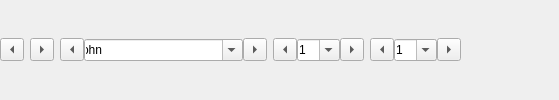
         <widget class="QWidget" native="1" name="widget_2" >
          <layout class="QHBoxLayout" >
           <property name="spacing" >
            <number>6</number>
           </property>
           <property name="leftMargin" >
            <number>0</number>
           </property>
           <property name="topMargin" >
            <number>0</number>
           </property>
           <property name="rightMargin" >
            <number>0</number>
           </property>
           <property name="bottomMargin" >
            <number>0</number>
           </property>
           <item>
            <widget class="QToolButton" name="toolButton_13" >
             <property name="toolTip" >
              <string>&lt;html>&lt;head>&lt;meta name="qrichtext" content="1" />&lt;style type="text/css">
p, li { white-space: pre-wrap; }
&lt;/style>&lt;/head>&lt;body style=" font-family:'Sans Serif'; font-size:9pt; font-weight:400; font-style:normal;">
&lt;p style=" margin-top:0px; margin-bottom:0px; margin-left:0px; margin-right:0px; -qt-block-indent:0; text-indent:0px;">History back.&lt;/p>
&lt;p style=" margin-top:0px; margin-bottom:0px; margin-left:0px; margin-right:0px; -qt-block-indent:0; text-indent:0px;">Includes drop-down list.&lt;/p>
&lt;p style="-qt-paragraph-type:empty; margin-top:0px; margin-bottom:0px; margin-left:0px; margin-right:0px; -qt-block-indent:0; text-indent:0px;">&lt;/p>&lt;/body>&lt;/html></string>
             </property>
             <property name="text" >
              <string>...</string>
             </property>
             <property name="arrowType" >
              <enum>Qt::LeftArrow</enum>
             </property>
            </widget>
           </item>
           <item>
            <widget class="QToolButton" name="toolButton_14" >
             <property name="toolTip" >
              <string>&lt;html>&lt;head>&lt;meta name="qrichtext" content="1" />&lt;style type="text/css">
p, li { white-space: pre-wrap; }
&lt;/style>&lt;/head>&lt;body style=" font-family:'Sans Serif'; font-size:9pt; font-weight:400; font-style:normal;">
&lt;p style=" margin-top:0px; margin-bottom:0px; margin-left:0px; margin-right:0px; -qt-block-indent:0; text-indent:0px;">History forward.&lt;/p>
&lt;p style=" margin-top:0px; margin-bottom:0px; margin-left:0px; margin-right:0px; -qt-block-indent:0; text-indent:0px;">Includes drop-down list.&lt;/p>&lt;/body>&lt;/html></string>
             </property>
             <property name="text" >
              <string>...</string>
             </property>
             <property name="arrowType" >
              <enum>Qt::RightArrow</enum>
             </property>
            </widget>
           </item>
           <item>
            <layout class="QHBoxLayout" >
             <property name="spacing" >
              <number>0</number>
             </property>
             <item>
              <widget class="QToolButton" name="toolButton_15" >
               <property name="sizePolicy" >
                <sizepolicy vsizetype="Fixed" hsizetype="Maximum" >
                 <horstretch>0</horstretch>
                 <verstretch>0</verstretch>
                </sizepolicy>
               </property>
               <property name="toolTip" >
                <string>&lt;html>&lt;head>&lt;meta name="qrichtext" content="1" />&lt;style type="text/css">
p, li { white-space: pre-wrap; }
&lt;/style>&lt;/head>&lt;body style=" font-family:'Sans Serif'; font-size:9pt; font-weight:400; font-style:normal;">
&lt;p style=" margin-top:0px; margin-bottom:0px; margin-left:0px; margin-right:0px; -qt-block-indent:0; text-indent:0px;">Previous book&lt;/p>&lt;/body>&lt;/html></string>
               </property>
               <property name="text" >
                <string>...</string>
               </property>
               <property name="arrowType" >
                <enum>Qt::LeftArrow</enum>
               </property>
              </widget>
             </item>
             <item>
              <widget class="QComboBox" name="comboBox_5" >
               <property name="toolTip" >
                <string>&lt;html>&lt;head>&lt;meta name="qrichtext" content="1" />&lt;style type="text/css">
p, li { white-space: pre-wrap; }
&lt;/style>&lt;/head>&lt;body style=" font-family:'Sans Serif'; font-size:9pt; font-weight:400; font-style:normal;">
&lt;p style=" margin-top:0px; margin-bottom:0px; margin-left:0px; margin-right:0px; -qt-block-indent:0; text-indent:0px;">Select book.&lt;/p>
&lt;p style="-qt-paragraph-type:empty; margin-top:0px; margin-bottom:0px; margin-left:0px; margin-right:0px; -qt-block-indent:0; text-indent:0px;">&lt;/p>
&lt;p style=" margin-top:0px; margin-bottom:0px; margin-left:0px; margin-right:0px; -qt-block-indent:0; text-indent:0px;">This should work as described in BibleTime wiki discussion.&lt;/p>
&lt;p style="-qt-paragraph-type:empty; margin-top:0px; margin-bottom:0px; margin-left:0px; margin-right:0px; -qt-block-indent:0; text-indent:0px;">&lt;/p>
&lt;p style=" margin-top:0px; margin-bottom:0px; margin-left:0px; margin-right:0px; -qt-block-indent:0; text-indent:0px;">This could have possibility to select a range. Normally one verse is selected and the whole chapter (or better yet, the surrounding passage) is shown. If a range is selected then only those verses would be shown. The navigator would show the first verse and the last one could be shown in text label after it, like |Gen 1:1|Buttons| &lt;span style=" font-style:italic;">- Gen 2:4&lt;/span> &lt;/p>
&lt;p style="-qt-paragraph-type:empty; margin-top:0px; margin-bottom:0px; margin-left:0px; margin-right:0px; -qt-block-indent:0; text-indent:0px;">&lt;/p>&lt;/body>&lt;/html></string>
               </property>
               <property name="editable" >
                <bool>true</bool>
               </property>
               <item>
                <property name="text" >
                 <string>John                                   </string>
                </property>
               </item>
              </widget>
             </item>
             <item>
              <widget class="QToolButton" name="toolButton_16" >
               <property name="sizePolicy" >
                <sizepolicy vsizetype="Fixed" hsizetype="Maximum" >
                 <horstretch>0</horstretch>
                 <verstretch>0</verstretch>
                </sizepolicy>
               </property>
               <property name="toolTip" >
                <string>&lt;html>&lt;head>&lt;meta name="qrichtext" content="1" />&lt;style type="text/css">
p, li { white-space: pre-wrap; }
&lt;/style>&lt;/head>&lt;body style=" font-family:'Sans Serif'; font-size:9pt; font-weight:400; font-style:normal;">
&lt;p style=" margin-top:0px; margin-bottom:0px; margin-left:0px; margin-right:0px; -qt-block-indent:0; text-indent:0px;">Next book&lt;/p>&lt;/body>&lt;/html></string>
               </property>
               <property name="text" >
                <string>...</string>
               </property>
               <property name="arrowType" >
                <enum>Qt::RightArrow</enum>
               </property>
              </widget>
             </item>
            </layout>
           </item>
           <item>
            <layout class="QHBoxLayout" >
             <property name="spacing" >
              <number>0</number>
             </property>
             <item>
              <widget class="QToolButton" name="toolButton_17" >
               <property name="text" >
                <string>...</string>
               </property>
               <property name="arrowType" >
                <enum>Qt::LeftArrow</enum>
               </property>
              </widget>
             </item>
             <item>
              <widget class="QComboBox" name="comboBox_6" >
               <property name="editable" >
                <bool>true</bool>
               </property>
               <item>
                <property name="text" >
                 <string>1   </string>
                </property>
               </item>
              </widget>
             </item>
             <item>
              <widget class="QToolButton" name="toolButton_18" >
               <property name="text" >
                <string>...</string>
               </property>
               <property name="arrowType" >
                <enum>Qt::RightArrow</enum>
               </property>
              </widget>
             </item>
            </layout>
           </item>
           <item>
            <layout class="QHBoxLayout" >
             <property name="spacing" >
              <number>0</number>
             </property>
             <item>
              <widget class="QToolButton" name="toolButton_19" >
               <property name="text" >
                <string>...</string>
               </property>
               <property name="arrowType" >
                <enum>Qt::LeftArrow</enum>
               </property>
              </widget>
             </item>
             <item>
              <widget class="QComboBox" name="comboBox_7" >
               <property name="editable" >
                <bool>true</bool>
               </property>
               <item>
                <property name="text" >
                 <string>1   </string>
                </property>
               </item>
              </widget>
             </item>
             <item>
              <widget class="QToolButton" name="toolButton_20" >
               <property name="text" >
                <string>...</string>
               </property>
               <property name="arrowType" >
                <enum>Qt::RightArrow</enum>
               </property>
              </widget>
             </item>
            </layout>
           </item>
           <item>
            <spacer>
             <property name="orientation" >
              <enum>Qt::Horizontal</enum>
             </property>
             <property name="sizeHint" >
              <size>
               <width>40</width>
               <height>20</height>
              </size>
             </property>
            </spacer>
           </item>
          </layout>
         </widget>
